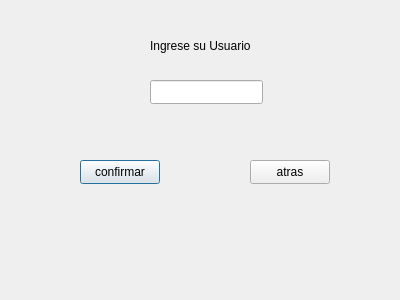
<?xml version="1.0" encoding="UTF-8"?>
<ui version="4.0">
 <class>Dialog</class>
 <widget class="QDialog" name="Dialog">
  <property name="geometry">
   <rect>
    <x>0</x>
    <y>0</y>
    <width>400</width>
    <height>300</height>
   </rect>
  </property>
  <property name="windowTitle">
   <string>Dialog</string>
  </property>
  <widget class="QLabel" name="label">
   <property name="geometry">
    <rect>
     <x>150</x>
     <y>30</y>
     <width>111</width>
     <height>31</height>
    </rect>
   </property>
   <property name="text">
    <string>Ingrese su Usuario</string>
   </property>
  </widget>
  <widget class="QLineEdit" name="username_in">
   <property name="geometry">
    <rect>
     <x>150</x>
     <y>80</y>
     <width>113</width>
     <height>24</height>
    </rect>
   </property>
  </widget>
  <widget class="QPushButton" name="pushButton">
   <property name="geometry">
    <rect>
     <x>80</x>
     <y>160</y>
     <width>80</width>
     <height>24</height>
    </rect>
   </property>
   <property name="text">
    <string>confirmar</string>
   </property>
  </widget>
  <widget class="QPushButton" name="pushButton_2">
   <property name="geometry">
    <rect>
     <x>250</x>
     <y>160</y>
     <width>80</width>
     <height>24</height>
    </rect>
   </property>
   <property name="text">
    <string>atras</string>
   </property>
  </widget>
  <widget class="QLabel" name="user_ivalid">
   <property name="geometry">
    <rect>
     <x>180</x>
     <y>120</y>
     <width>58</width>
     <height>16</height>
    </rect>
   </property>
   <property name="text">
    <string/>
   </property>
  </widget>
 </widget>
 <resources/>
 <connections/>
</ui>
